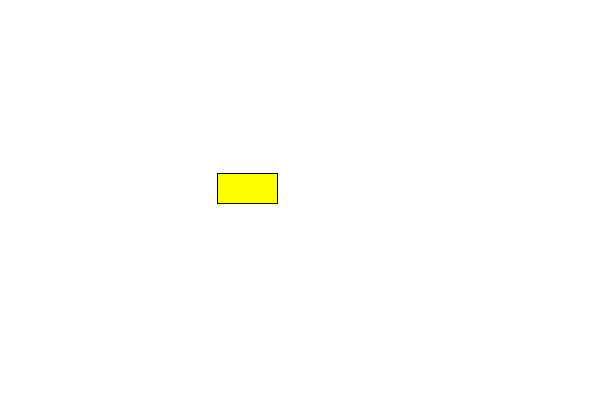
Frame 1 (no input)
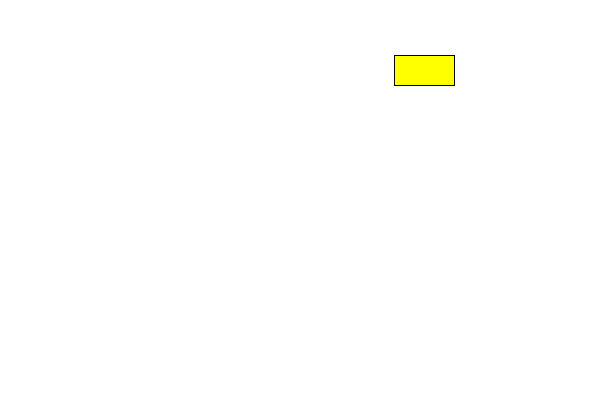
Frame 60 (the mouse pressed at the canvas centre just before this capture)
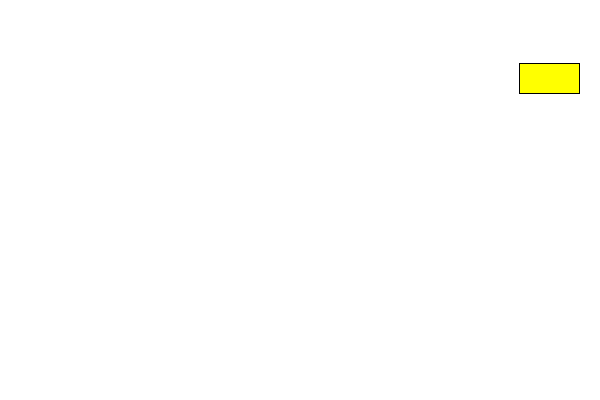
Frame 120 (the mouse held since frame 60 and released just before this capture)

The Processing sketch that drew these frames (run headless with seeded random() and noise(); from frame 60 on, the mouse is pressed at the canvas centre):

// Processing sketch: webdev_1
// ── webdev_1.pde
int x = int(random(150,250));
int y = int(random(150,250));
int xVelocity = int(random(-4,4));
int yVelocity = int(random(-4,4));
int xlen = 60;
int ylen = 30;

void setup() {
  size(600,400);
  frameRate(60);
}

void draw() {
  background(255,255,255);
  x += xVelocity;
  y += yVelocity;
  fill(255,255,0);
  rect(x,y,xlen,ylen);
  if ((x+xlen)>=width) {
    int xk = int(random(-4,4));
    xVelocity = xk * -1;
  } 
  if (x<=0) {
    xVelocity *= -1;
  }
  if (y<=0) {
    yVelocity *= -1;
  }
  if ((y+ylen)>=height) {
    int yk = int(random(-4,4));
    yVelocity = yk * -1;

  }
}
